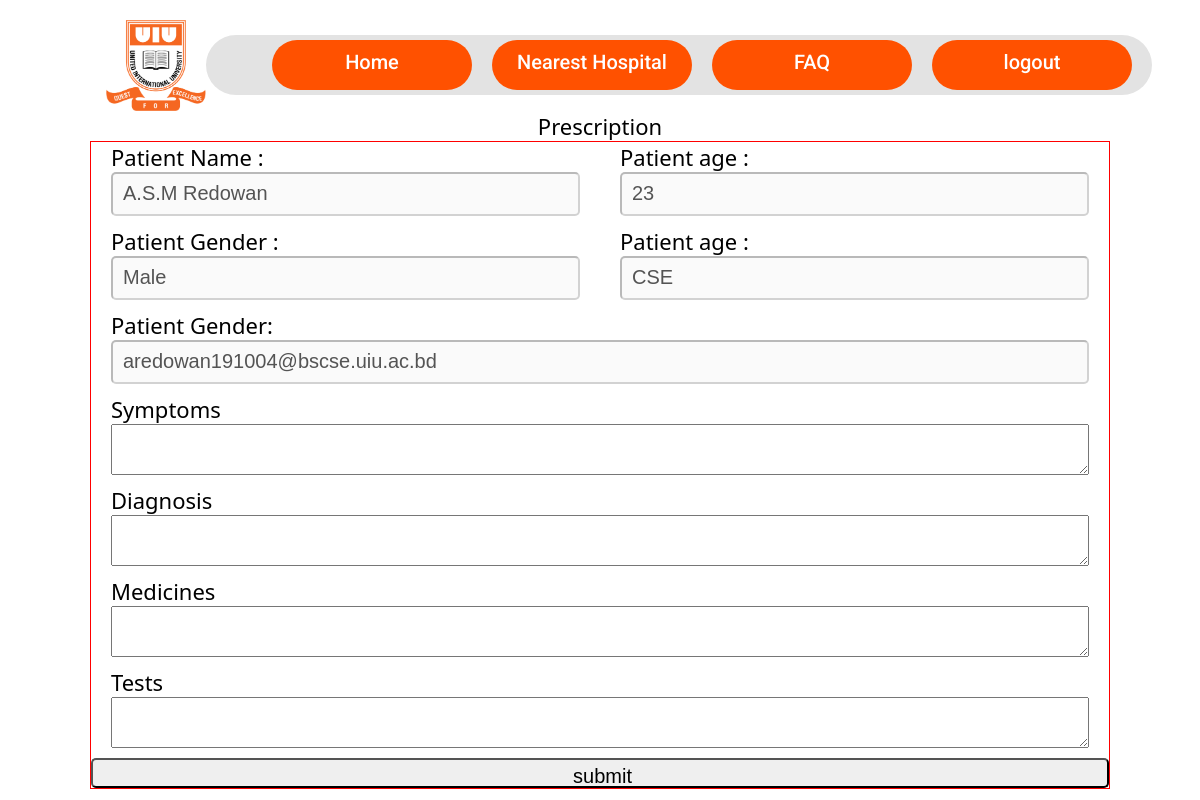
Screenshot of /doctor/addprescription/011191004/ (signed in) with the database file from the repository.
### Users/models.py (models this page shows, shortened)
class Person(models.Model):
    class UserType(models.TextChoices):
        PATIENT = 'Patient', 'Patient'
        DOCTOR = 'Doctor', 'Doctor'
    class Dpartments(models.TextChoices):
        CSE = 'CSE', 'Computer Science & Engineering'
        EEE = 'EEE', 'Electrial & Electronics Engineering'
        CE = 'CE', 'Civil  Engineering'
        DS = 'DS', 'Data Science and Analytics'
        AD = 'AD', 'Admin'
    class Gender(models.TextChoices):
        MALE = 'Male', 'Male'
        FEMALE = 'Female', 'Female'
    username = models.CharField(max_length=100, unique=True, primary_key=True)
    password = models.CharField(max_length=50)
    first_name = models.CharField(max_length=30)
    last_name = models.CharField(max_length=30)
    email = models.EmailField(unique=True,null=True)
    userprofileimage = models.ImageField(upload_to="profile")
    dob = models.DateField(null=True, blank=True)
    department = models.CharField(max_length=4, choices=Dpartments.choices)
    usertype  = models.CharField(max_length=7, choices=UserType.choices)
    gender = models.CharField(max_length=7, choices=Gender.choices)

### doctor/views.py (the view)
# urls.py: path('addprescription/<username>/', addprescription, name='addprescription'),
def addprescription(request, username):
    if not request.session.get('username'):
        return redirect('index')
    patient = Person.objects.filter(username=username);
    patient = patient.first()
    birthdate_str = patient.dob.strftime('%Y-%m-%d') # Example birthdate in the format YYYY-MM-DD
    birthdate = datetime.datetime.strptime(birthdate_str, '%Y-%m-%d').date()
    today = datetime.date.today()
    age = relativedelta(today, birthdate).years
    doctor = Person.objects.get(username=request.session.get('username'))
    return render(request, 'add_prescription.html', context={"patient": patient, 'age':age, "doctor": doctor})

### doctor/templates/add_prescription.html (shortened to what this page needs)
{% extends "base.html" %}
{% block css %}
    {% load static %}
    {% load django_template_maths %}
    <link rel="stylesheet" href="{% static "prescription.css" %}">
{% endblock %}
{% block content %}
<form action="{% url "save" %}" method="POST">
    <div class="form">
        <div class="prescription-header">
            Prescription
        </div>
        <div class="prescription-body">
            <div class="patientinfo">
                <div class="div1">
                    <label >Patient Name :</label>
                    <input type="text" value="{{patient.first_name}} {{patient.last_name}}" disabled>
                </div>
                <div class="div1">
                    <label >Patient age :</label>
                    <input type="number" value="{{age}}" disabled>
                </div>
            </div>
            <div class="patientinfo">
                <div class="div1">
                    <label >Patient Gender :</label>
                    <input type="text" value="{{patient.gender}}" disabled>
                </div>
                <div class="div1">
                    <label >Patient age :</label>
                    <input type="text" value="{{patient.department}}" disabled>
                </div>
            </div>
            <div class="email">
                <label>Patient Gender:</label>
                <input type="text" value="{{patient.email}}" disabled>
            </div>
            <div class="symptoms">
                <label>Symptoms</label>
                <textarea name="symptoms" id="" cols="30" rows="3"></textarea>
            </div>
            <div class="diagnosis">
                <label>Diagnosis</label>
                <textarea name="diagnosis" id="" cols="30" rows="3"></textarea>
            </div>
            <div class="diagnosis">
                <label>Medicines</label>
                <textarea name="medicine" id="" cols="30" rows="3" style="white-space: pre-wrap;"></textarea>
            </div>
            <div class="diagnosis">
                <label>Tests</label>
                <textarea name="test" id="" cols="30" rows="3"></textarea>
            </div>
            <input type="submit" value="submit">
        </div>
    </div>
</form>
{% endblock %}

### doctor/static/prescription.css (style rules this page uses)
.form { font-size: 22px; font-family: system-ui, -apple-system, BlinkMacSystemFont, 'Segoe UI', Roboto, Oxygen, Ubuntu, Cantarell, 'Open Sans', 'Helvetica Neue', sans-serif; display: flex; flex-direction: column; justify-content: center; align-items: center; }
.patientinfo { display: flex; flex-direction: row; justify-content: center; }
.prescription-body { display: flex; flex-direction: column; border: 1px red solid; }
.div1, .email, .symptoms, .diagnosis, .medicine, .test { display: flex; flex-direction: column; margin-right: 20px; margin-left: 20px; margin-bottom: 10px; }
input { height: 30px; font-size: 20px; border-radius: 5px; padding: 5px ; padding-left: 10px; }
.div1 input { width: 450px; }

### rows the page displays
Person: first_name "A.S.M Redowan", gender "Male", department "CSE", email "aredowan191004@bscse.uiu.ac.bd"
